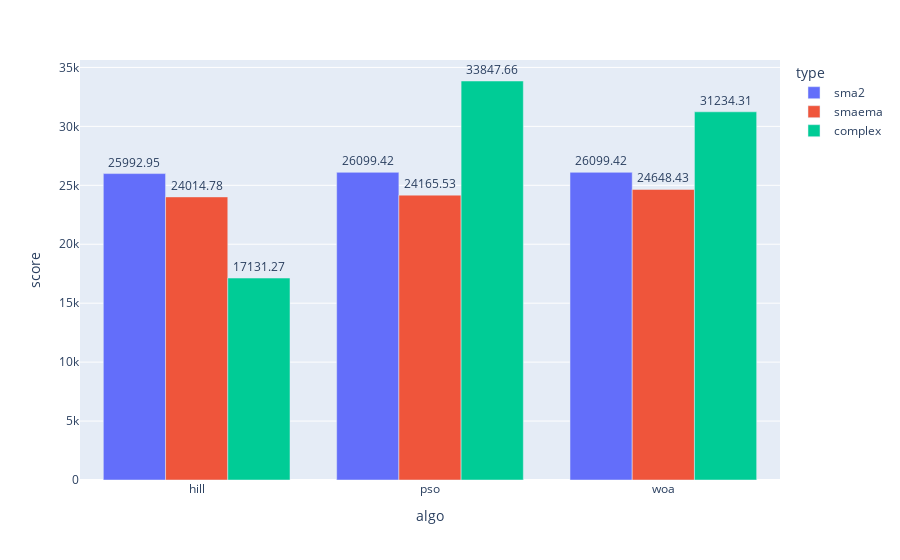

Write notebook code for a chart like this one.
### Code cell
# VIS 3

from signals import sma2_bot_signal, smaema_bot_signal

def make_sma2_algo_from_HL(algo, h, l):
    return algo(make_eval_fn(sma2_bot_signal, train_price), bounds=[h, l], seed=42)


def make_smaema_algo_from_HL(algo, h, l):
    return algo(
        make_eval_fn(smaema_bot_signal, train_price), bounds=[h, l, (0.01, 1)], seed=42
    )



groupB_sma2: dict[str, BaseAlgo] = {
    k: make_sma2_algo_from_HL(v, (5, 50), (51, 100)) for k, v in algo.items()
}
groupB_smaema: dict[str, BaseAlgo] = {
    k: make_smaema_algo_from_HL(v, (5, 50), (51, 100)) for k, v in algo.items()
}

# optimise group A and B for sma2 and smaema
for algo_name, algo_instance in groupB_sma2.items():
    algo_instance.optimise()
for algo_name, algo_instance in groupB_smaema.items():
    algo_instance.optimise()

# build a dataframe that contains algo name, best fitness, group, and type (sma2, smaema, complex)
group_B_sma2_df = pd.DataFrame(
    {
        "algo": [algo_name for algo_name in groupB_sma2.keys()],
        "score": [algo.best_fitness for algo in groupB_sma2.values()],
        "group": ["B"] * len(groupB_sma2),
        "type": ["sma2"] * len(groupB_sma2),
    }
)
group_B_smaema_df = pd.DataFrame(
    {
        "algo": [algo_name for algo_name in groupB_smaema.keys()],
        "score": [algo.best_fitness for algo in groupB_smaema.values()],
        "group": ["B"] * len(groupB_smaema),
        "type": ["smaema"] * len(groupB_smaema),
    }
)

# combine the dataframes
bigger_combined_df = pd.concat(
    [
        group_B_sma2_df,
        group_B_smaema_df,
        group_B_df,
    ],
    ignore_index=True,
)

fig = px.bar(bigger_combined_df, x="algo", y="score", color="type", barmode="group")
fig.update_traces(texttemplate='%{y:.2f}', textposition='outside')
fig.show()

### Figure 1 — Plotly figure (JSON) as saved in the notebook; plotly's stock layout.template omitted (floating-point values rounded to 4 significant figures)
{"data": [{"alignmentgroup": "True", "hovertemplate": "type=sma2<br>algo=%{x}<br>score=%{y}<extra></extra>", "legendgroup": "sma2", "marker": {"color": "#636efa", "pattern": {"shape": ""}}, "name": "sma2", "offsetgroup": "sma2", "orientation": "v", "showlegend": true, "textposition": "outside", "texttemplate": "%{y:.2f}", "type": "bar", "x": ["hill", "pso", "woa"], "xaxis": "x", "y": [25990.0, 26100.0, 26100.0], "yaxis": "y"}, {"alignmentgroup": "True", "hovertemplate": "type=smaema<br>algo=%{x}<br>score=%{y}<extra></extra>", "legendgroup": "smaema", "marker": {"color": "#EF553B", "pattern": {"shape": ""}}, "name": "smaema", "offsetgroup": "smaema", "orientation": "v", "showlegend": true, "textposition": "outside", "texttemplate": "%{y:.2f}", "type": "bar", "x": ["hill", "pso", "woa"], "xaxis": "x", "y": [24010.0, 24170.0, 24650.0], "yaxis": "y"}, {"alignmentgroup": "True", "hovertemplate": "type=complex<br>algo=%{x}<br>score=%{y}<extra></extra>", "legendgroup": "complex", "marker": {"color": "#00cc96", "pattern": {"shape": ""}}, "name": "complex", "offsetgroup": "complex", "orientation": "v", "showlegend": true, "textposition": "outside", "texttemplate": "%{y:.2f}", "type": "bar", "x": ["hill", "pso", "woa"], "xaxis": "x", "y": [17130.0, 33850.0, 31230.0], "yaxis": "y"}], "layout": {"barmode": "group", "legend": {"title": {"text": "type"}, "tracegroupgap": 0}, "margin": {"t": 60}, "xaxis": {"anchor": "y", "domain": [0, 1], "title": {"text": "algo"}}, "yaxis": {"anchor": "x", "domain": [0, 1], "title": {"text": "score"}}}}
